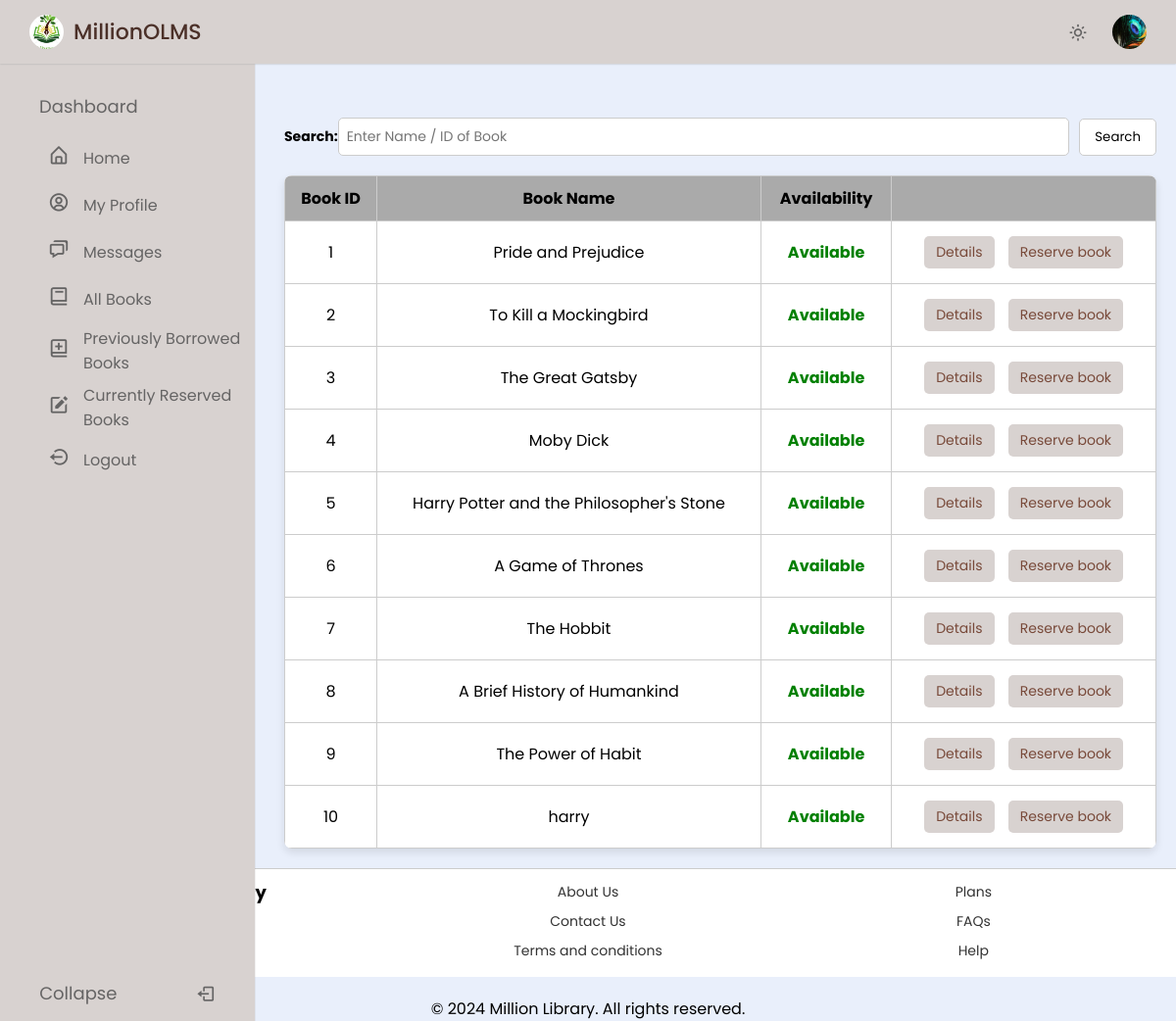
The app's page /user/all_books.php (signed in), older data.
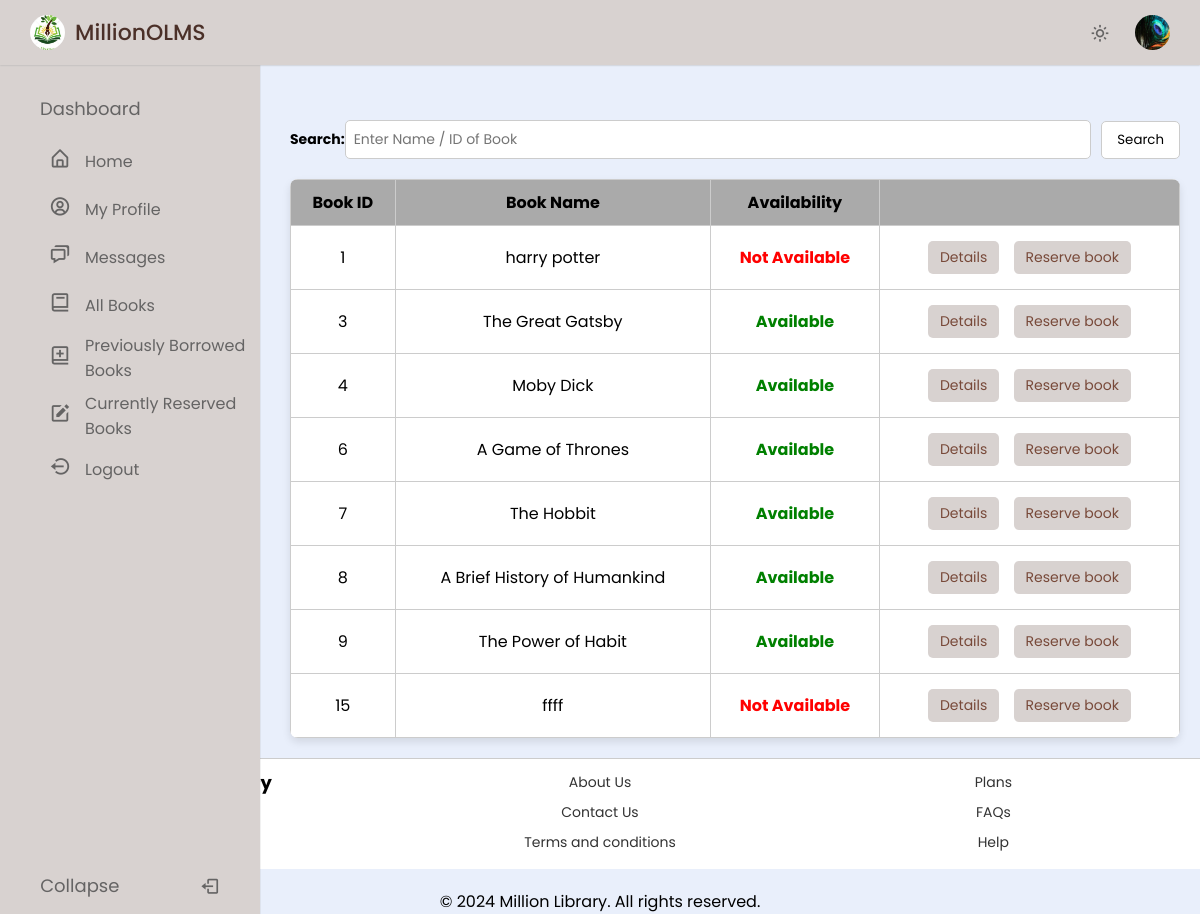
The same page, newer data.
### tables this page shows
CREATE TABLE `book` (
  `BookId` int NOT NULL,
  `Title` varchar(50) DEFAULT NULL,
  `Publisher` varchar(50) DEFAULT NULL,
  `Year` varchar(50) DEFAULT NULL,
  `Availability` int DEFAULT NULL,
  `Status` enum('Available','Reserved','CheckedOut') NOT NULL DEFAULT 'Available',
  `PDF_Link` varchar(255) DEFAULT NULL
);

### user/all_books.php (the view, shortened to what the changed rows need)
<?php
require('dbconn.php');
?>
<!DOCTYPE html>
<html lang="en">
<head>
    <link href="https://unpkg.com/boxicons@latest/css/boxicons.min.css" rel="stylesheet" />
    <link rel="stylesheet" href="style.css" />
</head>
<body>
    <main class="main-content">
        <?php
        if (isset($_POST['submit'])) {
            $s = $_POST['title'];
            $sql = "SELECT * FROM olms.book WHERE BookId='$s' OR Title LIKE '%$s%'";
        } else {
            $sql = "SELECT * FROM olms.book ORDER BY BookId ASC";
        }
        $result = $conn->query($sql);
        $rowcount = mysqli_num_rows($result);
        if (!$rowcount) {
            echo "<br><center><h2><b><i>No Results</i></b></h2></center>";
        } else {
            ?>
            <table>
                <thead>
                    <tr>
                        <th>Book ID</th>
                        <th>Book Name</th>
                        <th>Availability</th>
                        <th> </th>
                    </tr>
                </thead>
                <tbody>
                    <?php
                    while ($row = $result->fetch_assoc()) {
                        $bookid = $row['BookId'];
                        $name = $row['Title'];
                        $avail = $row['Availability'];
                        ?>
                        <tr>
                            <td><?php echo $bookid ?></td>
                            <td><?php echo $name ?></td>
                            <td><b><?php
                            if ($avail > 0)
                                echo "<font color=\"green\">Available</font>";
                            else
                                echo "<font color=\"red\">Not Available</font>";
                            ?></b></td>
                            <td>
                                <center>
                                    <a href="books_details.php?BookId=<?php echo $bookid; ?>" class="table_btn">Details</a>
                                    <a href="reserve.php?BookId=<?= $bookid ?>" class="table_btn">Reserve book
                                    </a>
                                </center>
                            </td>
                        </tr>
                    <?php }
        } ?>
            </tbody>
        </table>
    </main>
</body>
</html>

Row changes from the older to the newer data that the page shows:
removed book: BookId "2", Title "To Kill a Mockingbird", Availability "Available"
removed book: BookId "5", Title "Harry Potter and the Philosopher's Stone", Availability "Available"
removed book: BookId "10", Title "harry", Availability "Available"
changed book id 1: Title "Pride and Prejudice" → "harry potter"; Availability "Available" → "Not Available"
added book: BookId "15", Title "ffff", Availability "Not Available"
